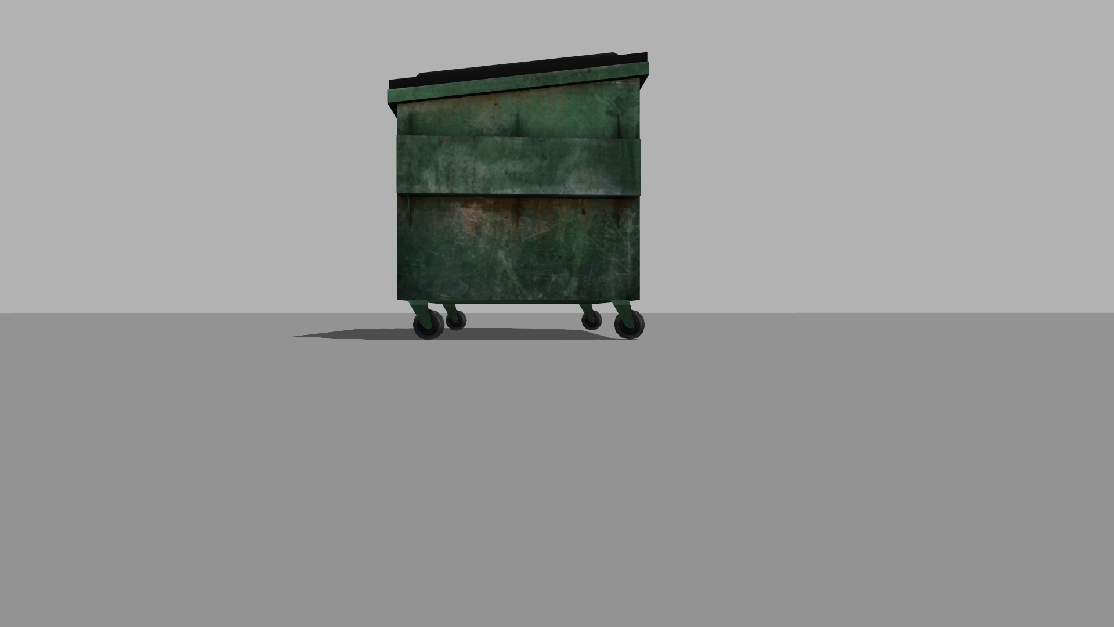
//> input picture myrobot_vision/images/left.png, 1114 x 627 px
$ ./cv_canny_edge   (built with g++ and OpenCV 4)
//> lines starting //> are read from the running program, lines starting //| are printed output that depends on the picture; after the words box and inside, x2 and y2 are one past the last pixel; in counts of white or black regions, pixels touching at a corner belong together
//> further down, src is the input picture: 627 rows x 1114 cols, CV_8UC3; mean B, G, R 150.5, 151.5, 150.3
#include "opencv2/imgproc.hpp"
#include "opencv2/highgui.hpp"
#include <iostream>
using namespace cv;
Mat src, src_gray;
Mat dst, detected_edges;
int lowThreshold = 0;
const int max_lowThreshold = 100;
const int ratio = 3;
const int kernel_size = 3;
const char* window_name = "Edge Map";
static void CannyThreshold(int, void*)
{
    blur( src_gray, detected_edges, Size(3,3) );
    Canny( detected_edges, detected_edges, lowThreshold, lowThreshold*ratio, kernel_size );
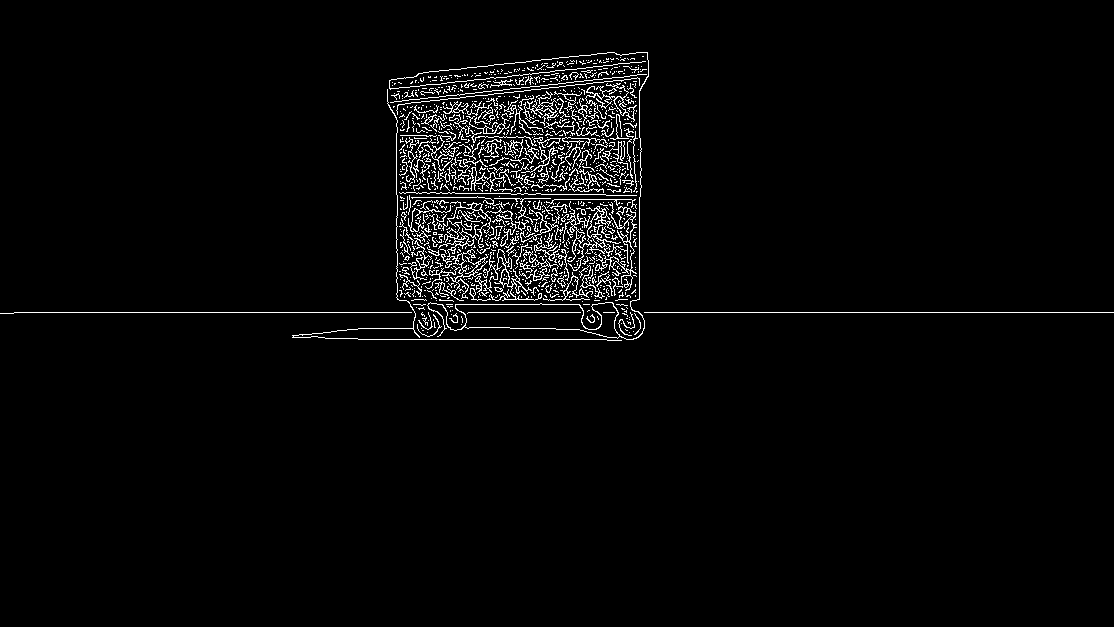
//> detected_edges: 627 rows x 1114 cols, CV_8UC1; 2.7% white in thin lines or dots, all inside (x1, y1, x2, y2) = (0, 52, 1114, 341)
    dst = Scalar::all(0);
    src.copyTo( dst, detected_edges);
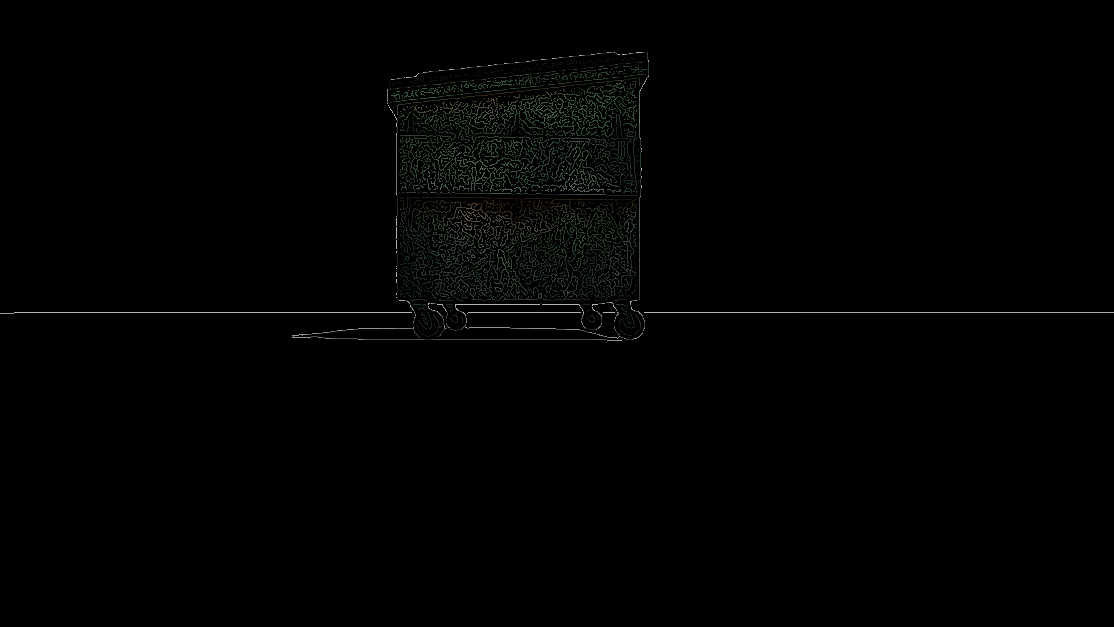
//> dst: 627 rows x 1114 cols, CV_8UC3; mean B, G, R 1.6, 1.9, 1.5
    imshow( window_name, dst );
}
int main( int argc, char** argv )
{
    src = cv::imread("/home/ros/catkin_ws/src/myrobot/myrobot_vision/images/left.png");
    if( !src.data ) { printf("Error loading src image \n"); return -1; }

    dst.create( src.size(), src.type() );
    cvtColor( src, src_gray, COLOR_BGR2GRAY );
    namedWindow( window_name, CV_WINDOW_NORMAL );
    createTrackbar( "Min Threshold:", window_name, &lowThreshold, max_lowThreshold, CannyThreshold );
    CannyThreshold(0, nullptr);
    waitKey(0);
    return 0;
}
